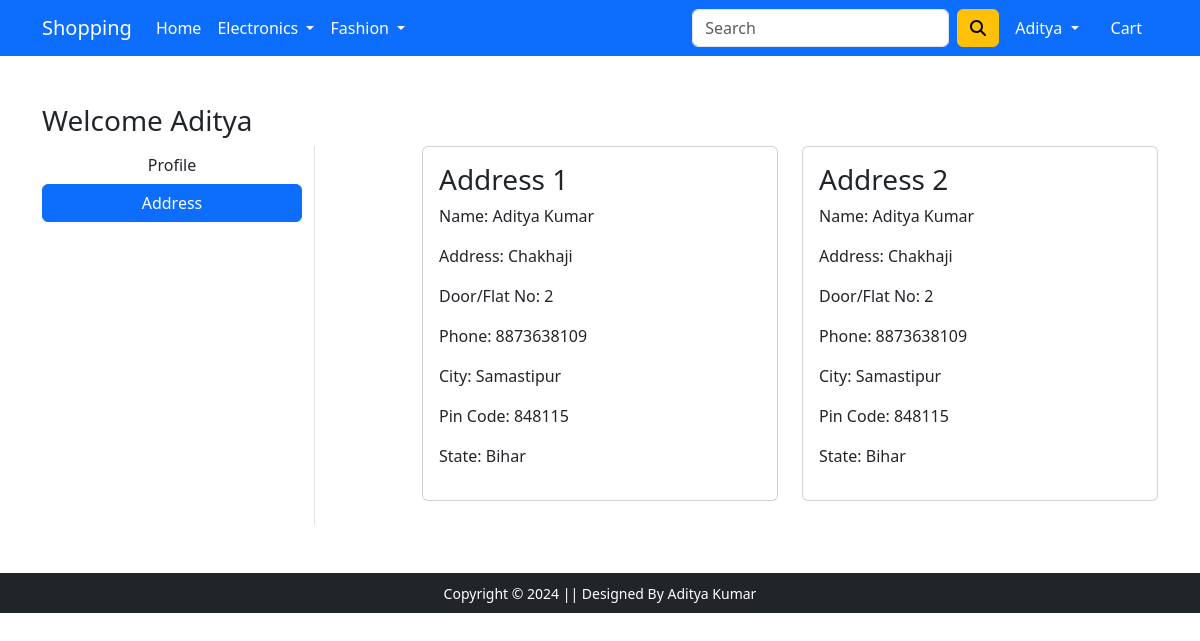
/address/ (signed in), run on an earlier commit of the app's database.
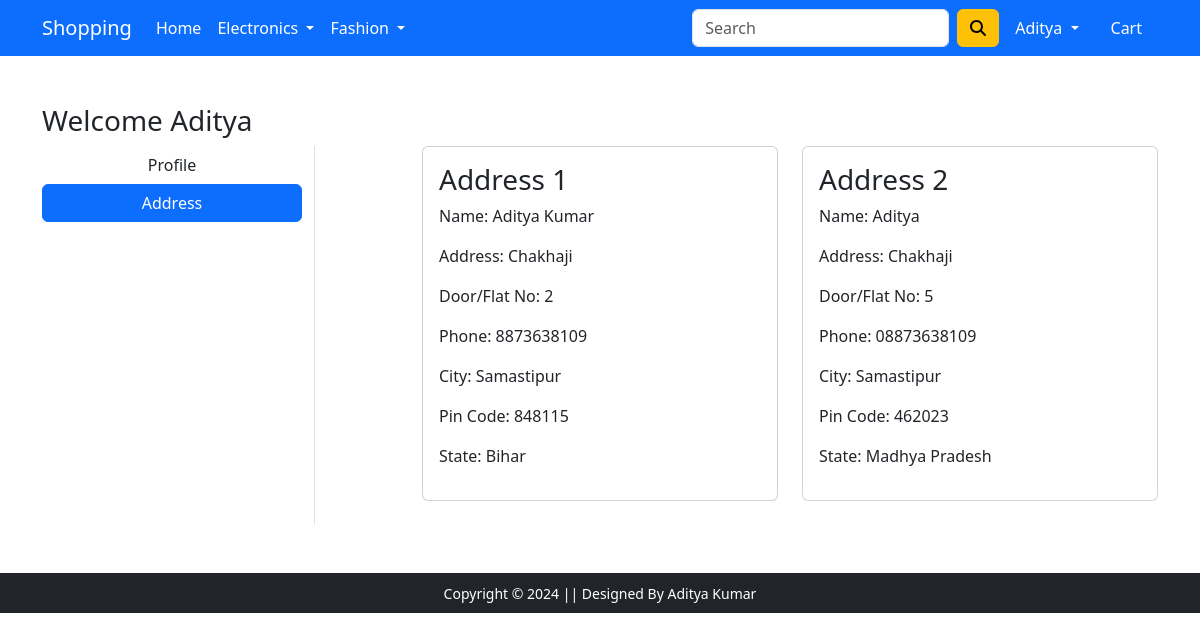
And on a later commit of the database.
### app/models.py (models this page shows, shortened)
class Customer(models.Model):
    user = models.ForeignKey(User, on_delete=models.CASCADE)
    name = models.CharField(max_length=100)
    address = models.CharField(max_length=255)
    door_flat_no = models.CharField(max_length=50)
    phone = models.CharField(max_length=15)
    city = models.CharField(max_length=100)
    state = models.ForeignKey(State, on_delete=models.CASCADE)
    zip_code = models.CharField(max_length=10)
    image = models.ImageField(upload_to='profile_images/')

class State(models.Model):
    name = models.CharField(max_length=100)
    def __str__(self):
        return self.name

### app/views.py (the view)
# urls.py: path('address/', address, name='address'),
def address(request):
    add = Customer.objects.filter(user=request.user)
    return render(request, 'app/address.html', {'add': add, 'active': 'btn-primary'})

### app/templates/app/address.html (shortened to what this page needs)
{% extends 'app/base.html' %}
{% load static %}
{% block main-content %}
<div class="container my-5">
    <div class="row">
        <h3>Welcome <span class='text-capitalize'>{{ request.user }}</span></h3>
        <div class="col-sm-3 border-end">
            <ul class="list-unstyled">
                <li class="d-grid"><a href="{% url 'profile' %}" class="btn">Profile</a></li>
                <li class="d-grid"><a href="{% url 'address' %}" class="btn {{ active }}">Address</a></li>
            </ul>
        </div>
        <div class="col-sm-8 offset-sm-1">
            <div class="row">
                {% for ad in add %}
                    <div class="col-sm-6 mb-4">
                        <div class="card">
                            <div class="card-body">
                                <h3>Address {{forloop.counter}} </h3>
                                <p>Name: <span class='text-capitalize'>{{ ad.name }}</span></p>
                                <p>Address: <span class='text-capitalize'>{{ ad.address }}</span></p>
                                <p>Door/Flat No: <span class='text-capitalize'>{{ ad.door_flat_no }}</span></p>
                                <p>Phone: <span class='text-capitalize'>{{ ad.phone }}</span></p>
                                <p>City: <span class='text-capitalize'>{{ ad.city }}</span></p>
                                <p>Pin Code: <span class='text-capitalize'>{{ ad.zip_code }}</span></p>
                                <p>State: <span class='text-capitalize'>{{ ad.state }}</span></p>
                            </div>
                        </div>
                    </div>
                {% endfor %}
            </div>
        </div>
    </div>
</div>
{% endblock main-content %}

What changed in the data, as far as the page shows it:
removed Customer: name "Aditya Kumar", address "Chakhaji", door_flat_no "2", phone "8873638109", city "Samastipur", zip_code "848115", state "Bihar"
added Customer: name "Aditya", address "Chakhaji", door_flat_no "5", phone "08873638109", city "Samastipur", zip_code "462023", state "Madhya Pradesh"
